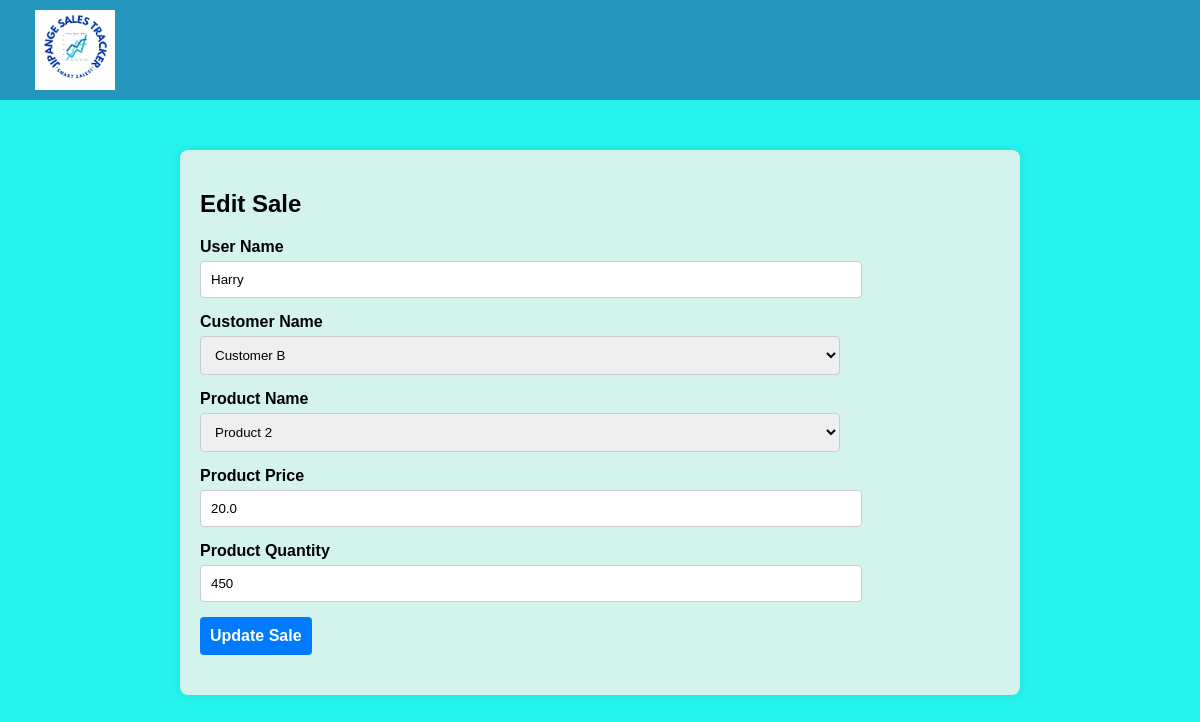
The app's page /edit_sale/2 (signed in) with its own data.
### app.py (models this page shows, shortened)
class Sale(db.Model):
    id = db.Column(db.Integer, primary_key=True)
    user_name = db.Column(db.String(80), nullable=False)
    customer_name = db.Column(db.String(80), nullable=False)
    product_name = db.Column(db.String(80), nullable=False)
    product_price = db.Column(db.Float, nullable=False)
    product_quantity = db.Column(db.Integer, nullable=False)
    total_sale = db.Column(db.Float, nullable=False)
    date = db.Column(db.DateTime, default=datetime.utcnow)  # Use UTC time

### app.py (the view)
@app.route('/edit_sale/<int:id>', methods=['GET', 'POST'])
@login_required
def edit_sale(id):
    sale = Sale.query.get_or_404(id)
    customers = ['Customer A', 'Customer B', 'Customer C']
    products = [
        {'name': 'Product 1', 'price': 100},
        {'name': 'Product 2', 'price': 200},
        {'name': 'Product 3', 'price': 300}
    ]
    if request.method == 'POST':
        sale.user_name = request.form['userName']
        sale.customer_name = request.form['customerName']
        sale.product_name = request.form['productName']
        sale.product_price = float(request.form['productPrice'])
        sale.product_quantity = int(request.form['productQuantity'])
        sale.total_sale = sale.product_price * sale.product_quantity
        try:
            db.session.commit()
            return redirect('/')
        except Exception as e:
            return f"An error occurred while updating the sale: {e}"
    else:
        return render_template('edit.html', sale=sale, customers=customers, products=products)

### app.py (called while the page is built)
@login_manager.user_loader
def load_user(user_id):
    return User.query.get(int(user_id))

### templates/edit.html (shortened to what this page needs)
<!DOCTYPE html>
<html lang="en">
<head>
    <link rel="stylesheet" href="{{ url_for('static', filename='styles.css') }}">
</head>
<body>
    <nav class="navbar">
        <a class="navbar-brand" href="#">
            <img src="{{ url_for('static', filename='logo.png') }}" alt="Logo" class="logo">
        </a>
    </nav>
    <div class="container">
        <h2>Edit Sale</h2>
        <form method="POST" action="{{ url_for('edit_sale', id=sale.id) }}">
            <div class="form-group">
                <label for="userName">User Name</label>
                <input type="text" class="form-control" id="userName" name="userName" value="{{ sale.user_name }}" readonly>
            </div>
            <div class="form-group">
                <label for="customerName">Customer Name</label>
                <select class="form-control" id="customerName" name="customerName" required>
                    {% for customer in customers %}
                    <option value="{{ customer }}" {% if customer == sale.customer_name %}selected{% endif %}>{{ customer }}</option>
                    {% endfor %}
                </select>
            </div>
            <div class="form-group">
                <label for="productName">Product Name</label>
                <select class="form-control" id="productName" name="productName" required>
                    {% for product in products %}
                    <option value="{{ product.name }}" data-price="{{ product.price }}" {% if product.name == sale.product_name %}selected{% endif %}>{{ product.name }}</option>
                    {% endfor %}
                </select>
            </div>
            <div class="form-group">
                <label for="productPrice">Product Price</label>
                <input type="number" class="form-control" id="productPrice" name="productPrice" step="0.01" value="{{ sale.product_price }}" required>
            </div>
            <div class="form-group">
                <label for="productQuantity">Product Quantity</label>
                <input type="number" class="form-control" id="productQuantity" name="productQuantity" value="{{ sale.product_quantity }}" required>
            </div>
            <button type="submit" class="btn btn-primary">Update Sale</button>
        </form>
    </div>
</body>
</html>

### static/styles.css (style rules this page uses)
body { font-family: Verdana, sans-serif; background-color: rgb(37, 243, 237); margin: 0; padding: 0; }
.container { max-width: 800px; margin: 50px auto; padding: 20px; background-color: rgb(213, 243, 237); box-shadow: 0 0 10px rgba(0, 0, 0, 0.1); border-radius: 8px; }
.navbar { display: flex; justify-content: space-between; align-items: center; background-color: rgb(37, 150, 190); padding: 10px 20px; color: rgb(255, 255, 255); font-weight: bold; }
.navbar a { color: rgb(0, 0, 0); text-decoration: none; margin-left: 15px; }
.navbar-brand { display: flex; align-items: center; }
.navbar-brand .logo { height: 80px; margin-right: 10px; }
form { margin-bottom: 20px; }
.form-group { margin-bottom: 15px; }
.form-group label { display: block; margin-bottom: 5px; font-weight: bold; }
.form-control { width: 80%; padding: 10px; border: 1px solid #ccc; border-radius: 4px; }
.btn { display: inline-block; padding: 10px 10px; font-size: 1rem; border: none; border-radius: 4px; cursor: pointer; text-align: center; }
.btn-primary { background-color: #007bff; font-weight: bold; color: #fff; }

### records on screen
Sale: userName "Harry", customerName "Customer B", productName "Product 2", productPrice "20.0", productQuantity "450"
